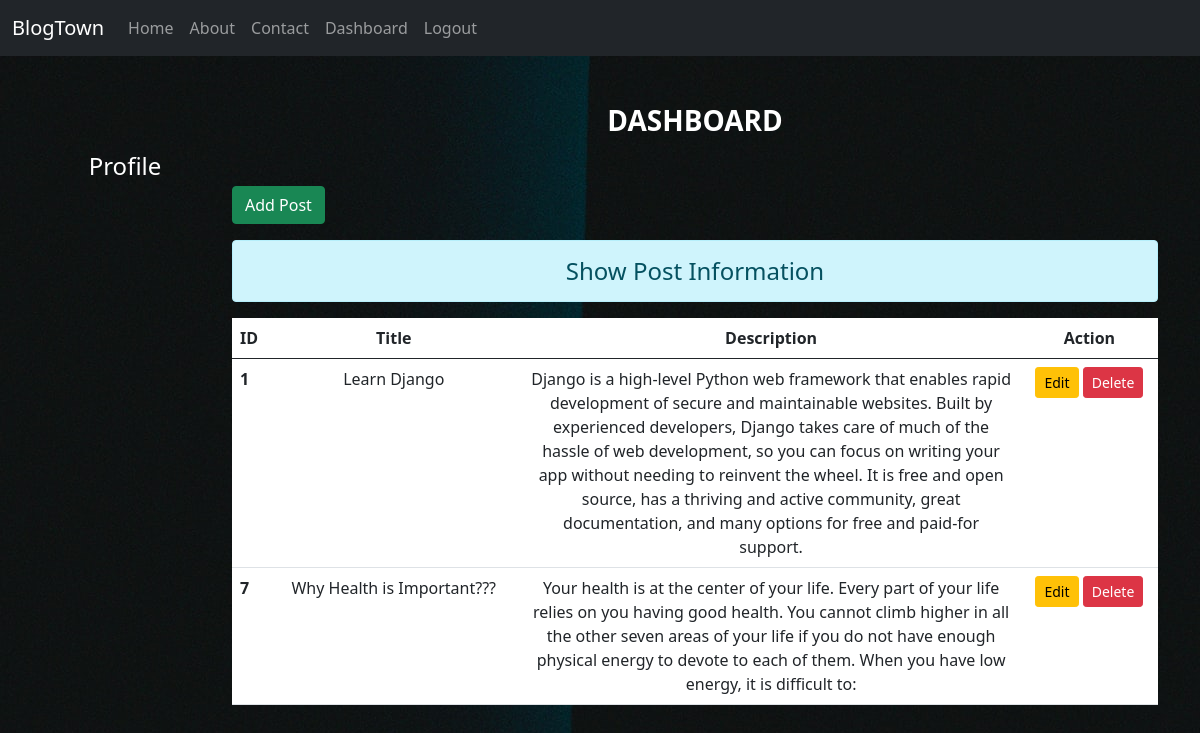
The page /dashboard/ (signed in) on the database its author committed.
### blog/models.py (models this page shows)
class Post(models.Model):
    title=models.CharField(max_length=250)
    desc=models.TextField()

### blog/views.py (the view)
# urls.py: path('dashboard/', views.dashboard, name='dashboard'),
def dashboard(request):
    if request.user.is_authenticated:
        posts=Post.objects.all()
        user=request.user
        full_name=user.get_full_name()
        gps=user.groups.all()
        return render(request,'blog/dashboard.html',{'posts':posts,'full_name':full_name,'groups':gps})
    else:
        return HttpResponseRedirect('/login/')

### blog/templates/blog/dashboard.html (shortened to what this page needs)
{% extends 'blog/base.html'%}
{% load static %}
{% block side %}
<div class="col-sm-2 text-white my-5 text-center">
<h4 class="my-5">Profile</h4>
</div>
{% endblock side %}
{% block content %}
<div class="col-sm-10">
    <h3 class='text-white my-5 text-center font-weight-bold'><strong>DASHBOARD</strong></h3>
    <a href="{% url 'addpost' %}" class="btn btn-success">Add Post</a>
    <h4 class="text-center alert alert-info mt-3"> Show Post Information</h4>
    {% if posts %}
    <table class="table table-hover bg-white">
        <thead>
            <tr class="text-center">
                <th scope='col' style='width:2%'>ID</th>
                <th scope='col' style='width:28%'>Title</th>
                <th scope='col' style='width:55%'>Description</th>
                <th scope='col' style='width:15%'>Action</th>
            </tr>
        </thead>
        <tbody>
            {% for post in posts %}
            <tr>
                <th scope="row">{{post.id}}</th>
                <td class='text-center'>{{post.title}}</td>
                <td class='text-center align-middle'>{{post.desc}}</td>
                <td class="text-center">
                    <a href="{% url 'updatepost' post.id %}" class='btn btn-warning btn-sm'>Edit</a>
                    {% if perms.blog.delete_post %}
                    <form action="{% url 'deletepost' post.id %}" method='POST' class='d-inline'>
                    <input type="submit" class="btn btn-danger btn-sm " value='Delete'>
                    </form>
                    {% endif %}
                </td>
            </tr>
            {% endfor %}
        </tbody>
    </table>
    {% else %}
    <h4 class="text-center alert alert-warning">No records</h4>
    {% endif %}
</div>
{% endblock content %}

### blog/templates/blog/base.html (shortened to what this page needs)
<!DOCTYPE html>
{% load static %}
<html lang="en">
<head>
    <link rel="stylesheet" href="{% static 'blog/css/bootstrap.css' %}">
    <link rel='stylesheet' href="{% static 'blog/css/style.css' %}">
</head>
<body>
    <div class="container-fluid bg-dark">
        {% include 'blog/navbar.html' %}
    </div>
    <div class='container'>
        <div class="row">
            {% block side %}
            {% endblock side %}
            {% block content %}
            {% endblock content %}
        </div>
    </div>
</body>
</html>

### blog/templates/blog/navbar.html (shortened to what this page needs)
<nav class="navbar navbar-expand-lg navbar-dark bg-dark">
    <a class="navbar-brand" href="#">BlogTown</a>
    <div class="collapse navbar-collapse" id="navbarNav">
        <ul class="navbar-nav mr-auto">
            <li class="nav-item active">
                <a class="nav-link" href="/">Home</span></a>
            </li>
            <li class="nav-item">
                <a class="nav-link" href="{% url 'about' %}">About</a>
            </li>
            <li class="nav-item">
                <a class="nav-link" href="{% url 'contact' %}">Contact</a>
            </li>
            {% if  request.user.is_authenticated %}
            <li class="nav-item">
                <a class="nav-link" href="{% url 'dashboard' %}">Dashboard</a>
            </li>
            <li class="nav-item">
                <a class="nav-link" href="{% url 'logout' %}">Logout</a>
            </li>
            {% endif %}
            </ul>
    </div>
</nav>

### blog/static/blog/css/style.css (style rules this page uses)
body { background-color: rgb(75, 74, 73); }

### rows shown on the page
Post: id "1", title "Learn Django", desc "Django is a high-level Python web framework that enables rapid development of secure and maintainable websites. Built by experienced developers, Django takes care of much of the hassle of web development, so you can focus on writing your app without needing to reinvent the wheel. It is free and open source, has a thriving and active community, great documentation, and many options for free and paid-for support."
Post: id "7", title "Why Health is Important???", desc "Your health is at the center of your life. Every part of your life relies on you having good health. You cannot climb higher in all the other seven areas of your life if you do not have enough physical energy to devote to each of them. When you have low energy, it is difficult to:"
